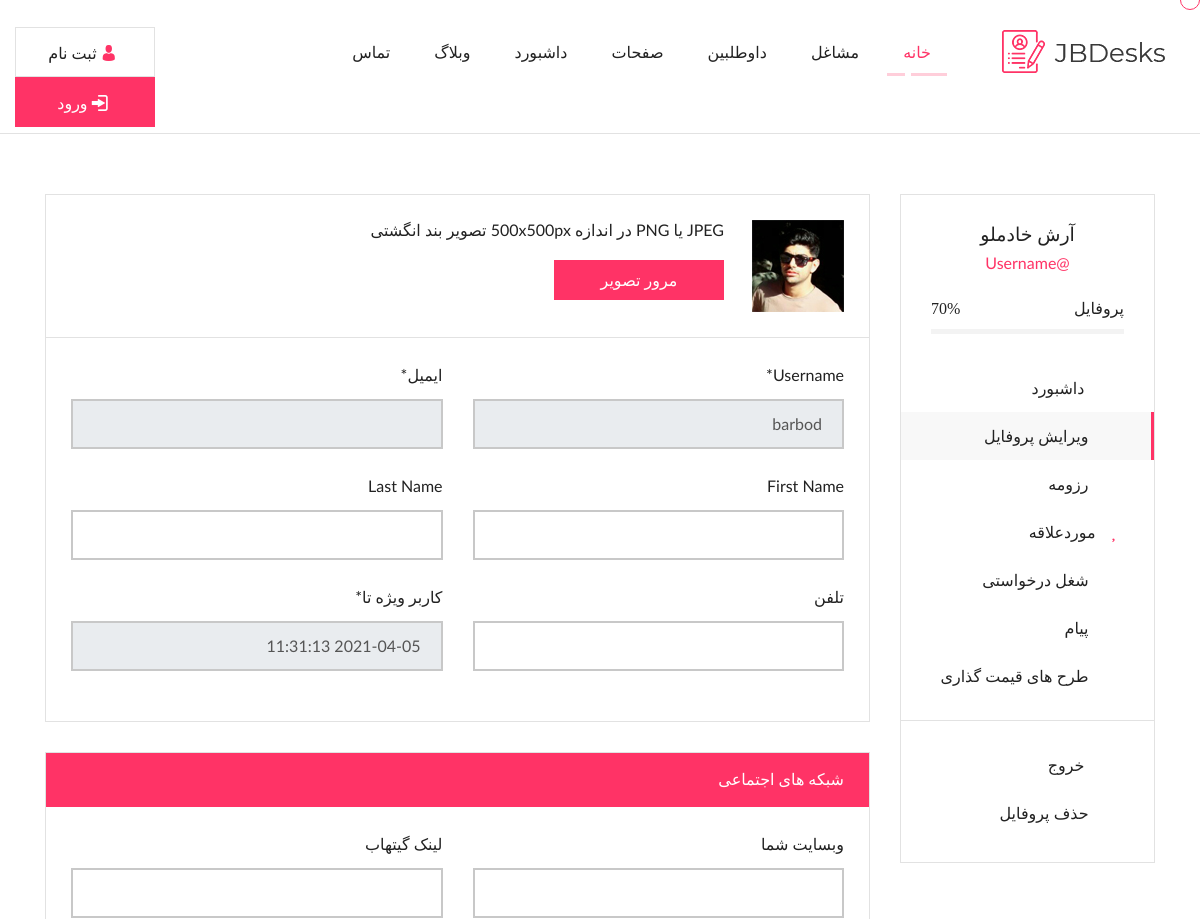
Before: /profile/ (signed in, upper part) with the older database file.
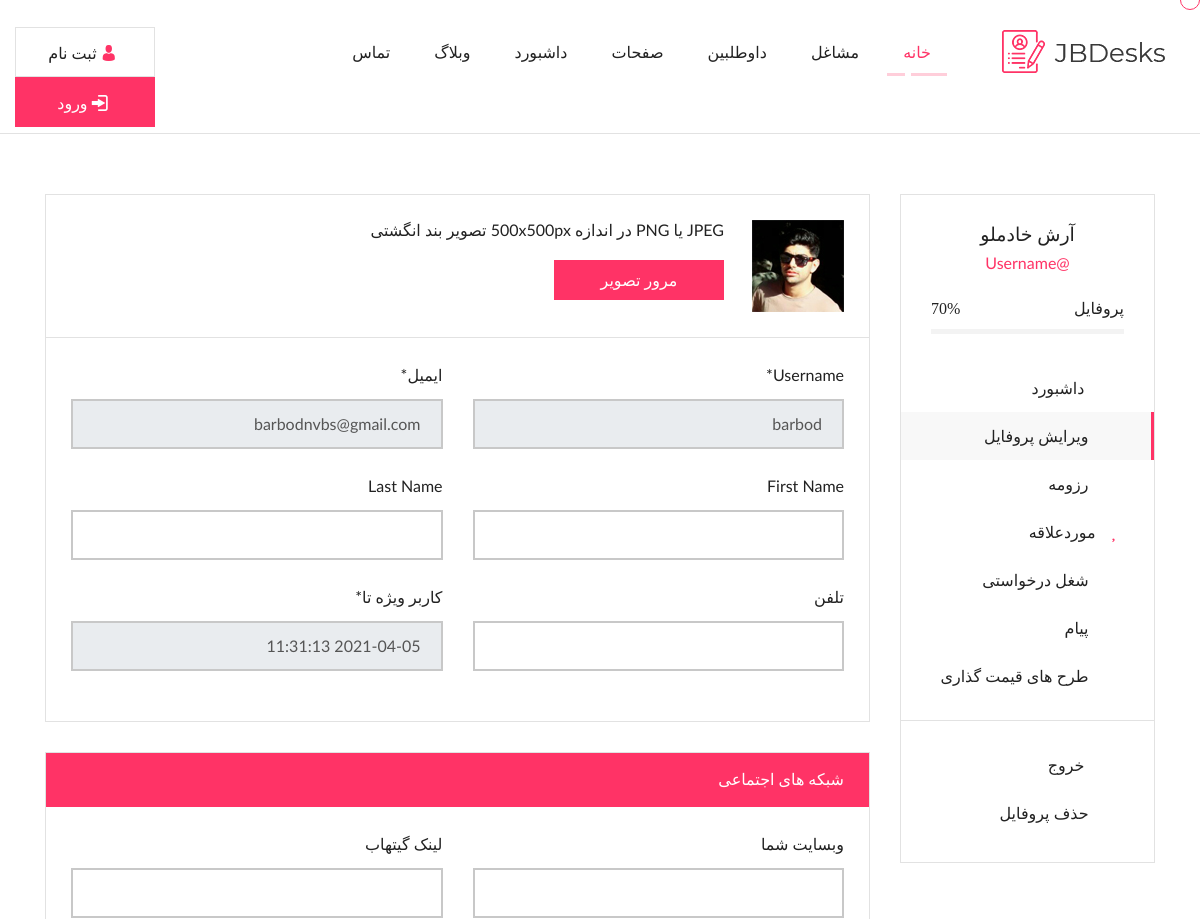
After: the same page with the newer database file.
### account/models.py (models this page shows)
class User(AbstractUser):
    email = models.EmailField(max_length=200,unique=True,verbose_name='ایمیل')
    phone = models.CharField(max_length=12, blank=True,null=True, verbose_name='تلفن')
    github=models.URLField(verbose_name='لینک گیتهاب',null=True,blank=True)
    linkendin=models.URLField(verbose_name='لینکندین',null=True,blank=True)
    website=models.URLField(verbose_name='وبسایت شما',null=True,blank=True)
    facebook=models.URLField(verbose_name='لینک فیسبوک',null=True,blank=True)
    instagram=models.URLField(verbose_name='لینک اینستاگرام',null=True,blank=True)
    telegram=models.URLField(verbose_name='تلگرام',null=True,blank=True)
    whatsApp=models.CharField(verbose_name='واتساپ',null=True,blank=True,max_length=50)
    Employee = models.BooleanField(default=False, verbose_name='آیا کارجو هستید؟')
    employer = models.BooleanField(default=False, verbose_name='آیا کارفرما هستید؟')
    avatar=models.ImageField(upload_to='avatars',verbose_name='تصویر شما',null=True,blank=True)
    special_user = models.DateTimeField(default=timezone.now, verbose_name="کاربر ویژه تا")
    is_membership = models.DateTimeField(default=timezone.now,verbose_name='آکهی های ویژه')
    def is_special_user(self):
        if self.special_user > timezone.now():
            return True
        else:
            return False
    is_special_user.boolean = True
    is_special_user.short_description = "وضعیت کاربر ویژه"
    def is_membership_user(self):
        if self.is_membership > timezone.now():
            return True
        else:
            return False
    is_membership_user.boolean = True
    is_membership_user.short_description = "وضعیت ثبت آگهی ویژه"

### account/views.py (the view)
# urls.py: path('profile/', Profile.as_view(),name="profile"),
class Profile(LoginRequiredMixin, UpdateView):
    model = User
    template_name = 'registration/profile.html'
    form_class = ProfileForm
    success_url = reverse_lazy("profile")
    def get_object(self):
        return User.objects.get(pk=self.request.user.pk)
    def get_form_kwargs(self):
        kwags = super(Profile, self).get_form_kwargs()
        kwags.update({
            'user': self.request.user
        })
        return kwags

### account/forms.py
class ProfileForm(forms.ModelForm):
    def __init__(self, *args, **kwargs):
        user = kwargs.pop('user')
        super(ProfileForm, self).__init__(*args, **kwargs)
        self.fields['username'].help_text = None
        self.fields['username'].disabled = True
        self.fields['email'].disabled = True
        self.fields['special_user'].disabled = True
    class Meta:
        model = User
        fields = ['username','email', 'first_name', 'last_name', 'special_user'
        , "phone", "avatar","github","linkendin","facebook","instagram","telegram","whatsApp","website"]

### templates/registration/profile.html (shortened to what this page needs)
{% extends 'shared/register_base.html' %}
{% load crispy_forms_filters %}
{% load static %}
{% block content %}
                </div>
                <div class="col-lg-9 col-md-12 col-sm-12 col-12">
                    <div class="row">
                        <div class="col-lg-12 col-md-12 col-sm-12 col-12">
                            <div class="job_listing_left_fullwidth jb_cover">
                                <div class="row">
                                    <div class="col-lg-12 col-md-12 col-sm-12 col-12">
                                        <div class="jp_job_post_side_img">
                                            <img src="images/pf1.jpg" alt="post_img">
                                        </div>
                                        <div class="jp_job_post_right_cont edit_profile_wrapper">
                                            <h4>JPEG یا PNG در اندازه 500x500px تصویر بند انگشتی</h4>
                                            <div class="width_50">
                                                <input type="file" id="input-file-now-custom-233" class="dropify" data-height="90" /><span class="post_photo">مرور تصویر</span>
                                            </div>
                                        </div>
                                    </div>
                                </div>
                            </div>
                            <div class="browse_img_banner jb_cover">
                                <form method='post'>
                                <div class="row">
                                    <div class="col-lg-6 col-md-6 col-sm-12 col-12">
                                        <div class="contect_form3">
                                           {{form.username|as_crispy_field}}
                                        </div>
                                    </div>
                                    <div class="col-lg-6 col-md-6 col-sm-12 col-12">
                                        <div class="contect_form3">
                                           {{form.email|as_crispy_field}}
                                        </div>
                                    </div>
                                    <div class="col-lg-6 col-md-6 col-sm-12 col-12">
                                        <div class="contect_form3">
                                           {{form.first_name|as_crispy_field}}
                                        </div>
                                    </div>
                                    <div class="col-lg-6 col-md-6 col-sm-12 col-12">
                                        <div class="contect_form3">
                                           {{form.last_name|as_crispy_field}}
                                        </div>
                                    </div>
                                    <div class="col-lg-6 col-md-6 col-sm-12 col-12">
                                        <div class="contect_form3">
                                           {{form.phone|as_crispy_field}}
                                        </div>
                                    </div>
                                    <div class="col-lg-6 col-md-6 col-sm-12 col-12">
                                        <div class="contect_form3">
                                           {{form.special_user|as_crispy_field}}
                                        </div>
                                    </div>
                                </div>
                            </div>
                            <div class="row">
                                <div class="col-lg-12 col-md-12 col-sm-12 col-12">
                                    <div class="job_filter_category_sidebar jb_cover">
                                        <div class="job_filter_sidebar_heading jb_cover">
                                            <h1> شبکه های اجتماعی</h1>
                                        </div>
                                        <div class="job_overview_header jb_cover">
                                            <div class="row">
                                                <div class="col-lg-6 col-md-6 col-sm-12 col-12">
                                                    <div class="contect_form3">
                                                    {{form.website|as_crispy_field}}
                                                    </div>
                                                </div>
                                                <div class="col-lg-6 col-md-6 col-sm-12 col-12">
                                                    <div class="contect_form3">
                                                    {{form.github|as_crispy_field}}
                                                    </div>
                                                </div>
                                            </div>
                                        </div>
                                    </div>
                                </div>
                            </div>
<br>
                        </div>
                    </div>
                </div>
            </div>
        </div>
    </div>
{% endblock  %}

### templates/shared/register_base.html (shortened to what this page needs)
{% load static %}
<!DOCTYPE html>
<html lang="zxx">
<head>
    <link rel="stylesheet" type="text/css" href="{% static 'dashboard/css/animate.css'%}" />
    <link rel="stylesheet" type="text/css" href="{% static 'dashboard/css/bootstrap.min.css'%}" />
    <link rel="stylesheet" type="text/css" href="{% static 'dashboard/css/fonts.css'%}" />
    <link rel="stylesheet" type="text/css" href="{% static 'dashboard/css/flaticon.css'%}" />
    <link rel="stylesheet" type="text/css" href="{% static 'dashboard/css/font-awesome.css'%}" />
    <link rel="stylesheet" type="text/css" href="{% static 'dashboard/css/owl.carousel.css'%}">
    <link rel="stylesheet" type="text/css" href="{% static 'dashboard/css/owl.theme.default.css'%}">
    <link rel="stylesheet" type="text/css" href="{% static 'dashboard/css/dropify.min.css'%}" />
    <link rel="stylesheet" type="text/css" href="{% static 'dashboard/css/jquery-ui.min.css'%}">
    <link rel="stylesheet" type="text/css" href="{% static 'dashboard/css/magnific-popup.css'%}" />
    <link rel="stylesheet" type="text/css" href="{% static 'dashboard/css/nice-select.css'%}" />
    <link rel="stylesheet" type="text/css" href="{% static 'dashboard/css/reset.css'%}" />
    <link rel="stylesheet" type="text/css" href="{% static 'dashboard/css/style.css'%}" />
    <link rel="stylesheet" type="text/css" href="{% static 'dashboard/css/responsive.css'%}" />
</head>
<body>
    <div class="cursor"></div>
    <div class="cp_navi_main_wrapper jb_cover">
        <div class="container-fluid">
            <div class="cp_logo_wrapper">
                <a href="index.html">
                    <img src="images/logo.png" alt="logo">
                </a>
            </div>
            <div class="menu_btn_box header_btn jb_cover">
                <ul>
                    <li>
                        <a href="sign_up.html"><i class="flaticon-man-user"></i> ثبت نام</a>
                    </li>
                    <li>
                        <a href="login.html"> <i class="flaticon-login"></i> ورود</a>
                    </li>
                </ul>
            </div>
            <div class="jb_navigation_wrapper">
                <div class="mainmenu d-xl-block d-lg-block d-md-none d-sm-none d-none">
                    <ul class="main_nav_ul">
                        <li class="has-mega gc_main_navigation"><a href="#" class="gc_main_navigation active_class">خانه</a>
                        </li>
                        <li class="has-mega gc_main_navigation"><a href="#" class="gc_main_navigation">مشاغل</a>
                        </li>
                        <li class="has-mega gc_main_navigation kv_sub_menu">
                            <a href="#" class="gc_main_navigation">  داوطلبین</a>
                        </li>
                        <li class="has-mega gc_main_navigation"><a href="#" class="gc_main_navigation">صفحات</a>
                        </li>
                        <li class="has-mega gc_main_navigation"><a href="#" class="gc_main_navigation">داشبورد</a>
                        </li>
                        <li class="has-mega gc_main_navigation"><a href="#" class="gc_main_navigation">وبلاگ</a>
                        </li>
                        <li><a href="contact_us.html" class="gc_main_navigation">تماس</a></li>
                    </ul>
                </div>
                <div class="jb_search_btn_wrapper d-none d-sm-none d-md-none d-lg-block d-xl-block">
                    <div class="extra-nav">
                        <div class="extra-cell">
                            <button id="quik-search-btn" type="button" class="site-button radius-xl"><i class="fas fa-search"></i></button>
                        </div>
                    </div>
                </div>
            </div>
        </div>
    </div>
      <div class="candidate_dashboard_wrapper jb_cover">
        <div class="container">
            <div class="row">
                <div class="col-lg-3 col-md-12 col-sm-12 col-12">
                    <div class="emp_dashboard_sidebar jb_cover">
                        <div class="emp_web_profile candidate_web_profile jb_cover">
                            <h4>آرش خادملو</h4>
                            <p>@username</p>
                            <div class="skills jb_cover">
                                <div class="skill-item jb_cover">
                                    <h6>پروفایل<span>70%</span></h6>
                                    <div class="skills-progress">
                                    </div>
                                </div>
                            </div>
                        </div>
                        <div class="emp_follow_link jb_cover">
                            <ul class="feedlist">
                                <li><a href="candidate_dashboard.html"><i class="fas fa-tachometer-alt"></i> داشبورد </a></li>
                                <li>
                                    <a href="candidate_edit_profile.html" class="link_active"> <i class="fas fa-edit"></i>ویرایش پروفایل
                                    </a>
                                </li>
                                <li><a href="candidate_resume.html"><i class="fas fa-file"></i>رزومه </a></li>
                                <li><a href="candidate_favourite_job.html"><i class="fas fa-heart"></i>موردعلاقه</a></li>
                                <li><a href="candidate_applied_job.html"><i class="fas fa-check-square"></i>شغل درخواستی</a></li>
                                <li><a href="message.html"><i class="fas fa-envelope"></i>پیام</a></li>
                                <li><a href="pricing_plans.html"><i class="fas fa-tag"></i>طرح های قیمت گذاری</a></li>
                            </ul>
                            <ul class="feedlist logout_link jb_cover">
                                <li><a href="#"><i class="fas fa-power-off"></i> خروج  </a></li>
                                <li>
                                    <a href="#" data-toggle="modal" data-target="#myModal"><i class="fas fa-trash-alt"></i>حذف پروفایل
                                </a>
                                </li>
                            </ul>
                        </div>
                    </div>
{% block content %}
{% endblock  %}
</body>
</html>

### static/dashboard/css/responsive.css (style rules this page uses)
@media (max-width: 1550px) { .menu_btn_box:after { left:-26px; } }
@media (max-width: 1430px) { .header_btn li { margin-right:5px; } }
@media (max-width: 1430px) { .jb_navigation_wrapper { padding-left:50px; } }
@media (max-width: 1430px) { .menu_btn_box:after { display:none; } }
@media (max-width: 1430px) { .mainmenu ul li a { padding:40px 20px 30px 20px; } }
@media (max-width: 1330px) { .menu_btn_box:after { left: -14px; } }
@media (max-width: 1330px) { .mainmenu ul li a { padding:40px 20px 30px 20px; } }
@media (max-width: 1330px) { .jb_navigation_wrapper { padding-left:0; } }
@media (max-width: 1220px) { .menu_btn_box:after { display:none; } }
@media (max-width: 1220px) { .header_btn li:last-child { margin-right:0; } }

Changed rows visible on the page:
changed User "barbod": email (not shown) → "barbodnvbs@gmail.com"
